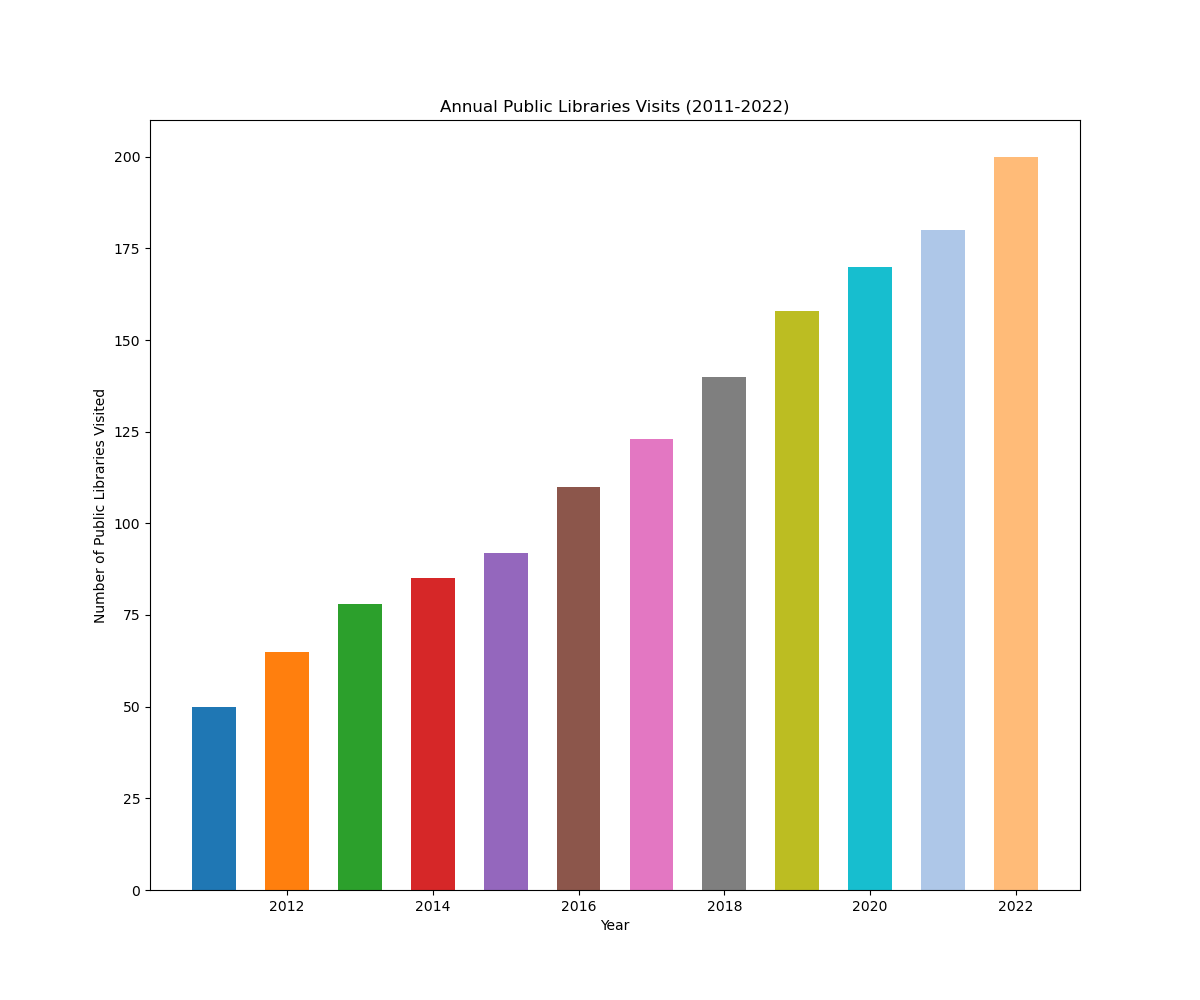

Write the Python code that produced this figure.

import matplotlib.pyplot as plt

# Data
years = [
    2011, 2012, 2013, 2014, 2015,
    2016, 2017, 2018, 2019, 2020,
    2021, 2022
]
libraries_visited = [
    50, 65, 78, 85, 92,
    110, 123, 140, 158, 170,
    180, 200
]

# Plot configuration
plt.figure(figsize=(12, 10))
bars = plt.bar(years, libraries_visited, width=0.6, color=[
    '#1F77B4', '#FF7F0E', '#2CA02C', '#D62728',
    '#9467BD', '#8C564B', '#E377C2', '#7F7F7F',
    '#BCBD22', '#17BECF', '#AEC7E8', '#FFBB78'
])

# Axes labels and title
plt.ylabel('Number of Public Libraries Visited')
plt.xlabel('Year')
plt.title('Annual Public Libraries Visits (2011-2022)')

# Show the plot
plt.show()
